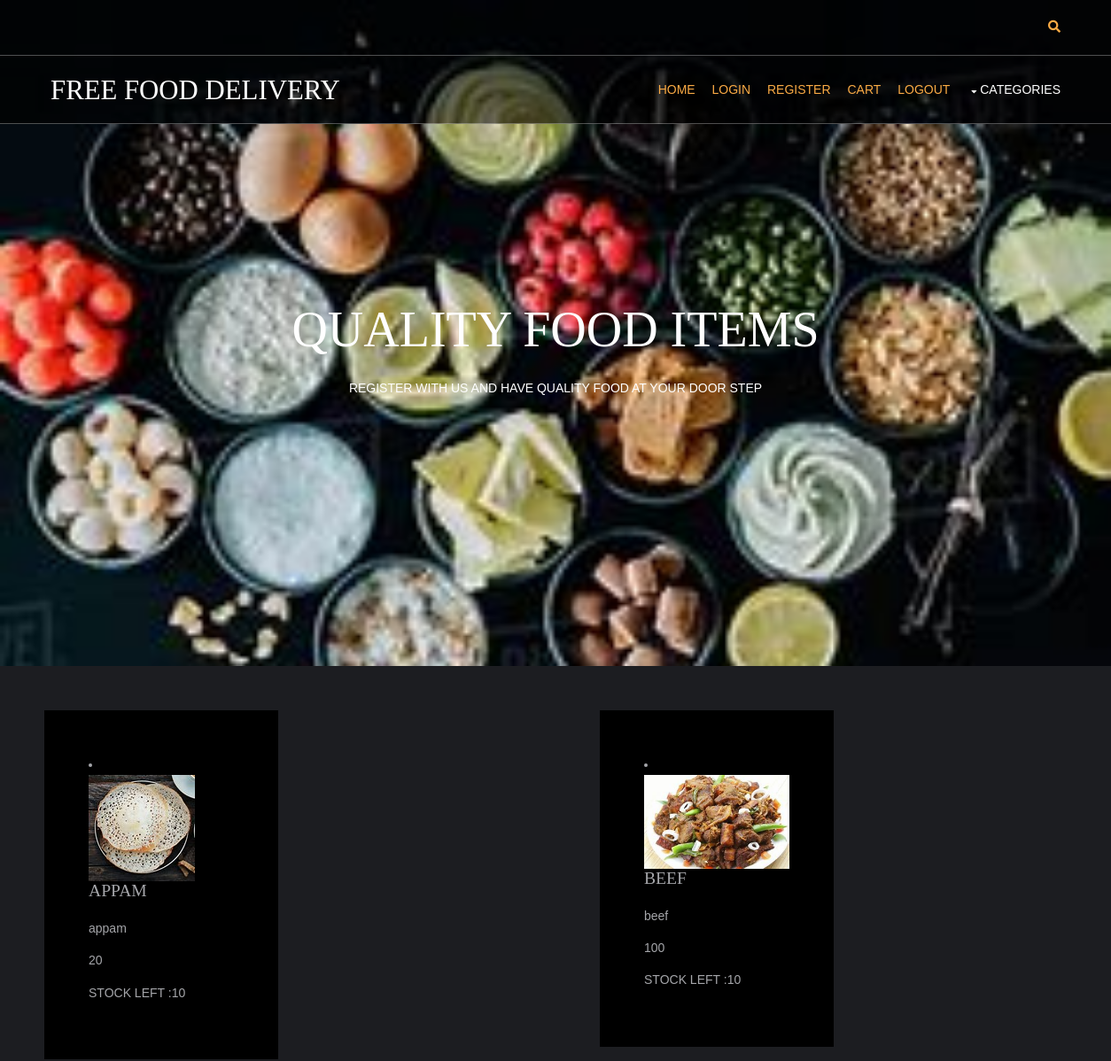
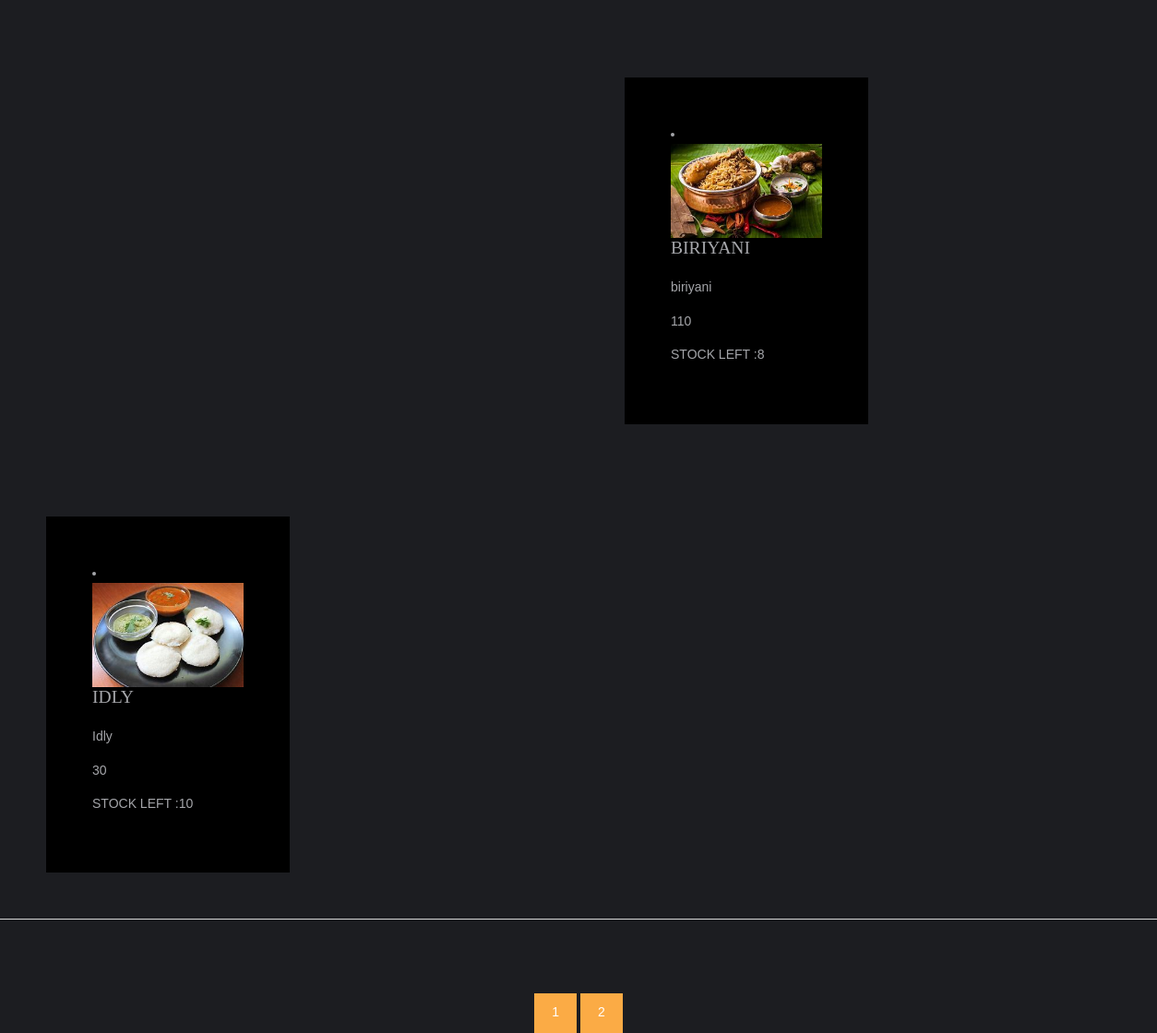
The page / on the database its author committed (2 pictures, top to bottom).
### shop/models.py (models this page shows, shortened)
class products(models.Model):
    name = models.CharField(max_length=250, unique='true')
    slug = models.SlugField(max_length=250, unique='true')
    img=models.ImageField(upload_to='product')
    desc=models.TextField()
    stock=models.IntegerField()
    available=models.BooleanField(default=False)
    price=models.IntegerField()
    catog=models.ForeignKey(category,on_delete=models.CASCADE)
    class Meta:
        ordering=('name',)
        verbose_name=('product')
        verbose_name_plural=('products')
    def get_url(self):
        return reverse('details',args=[self.catog.slug,self.slug])

### shop/views.py (the view)
# urls.py: 2. Add a URL to urlpatterns:  path('', views.home, name='home')
def home(request,c_slug=None):
    c_page=None
    prodt=None
    if c_slug!=None:
        c_page=get_object_or_404(category,slug=c_slug)
        prodt=products.objects.filter(catog=c_page,available=True)
    else:
        prodt=products.objects.all().filter(available=True)
    cat=category.objects.all()
    prod=products.objects.all()
    paginator=Paginator(prod,4)
    try:
        page=int(request.GET.get('page','1'))
    except:
        page=1
    try:
        pro=paginator.page(page)
    except(EmptyPage,InvalidPage):
        pro=paginator.page(paginator.num_pages)
    return render(request,'index.html',{'prod':prodt,'cat':cat,'pg':pro})

### shop/models.py (called while the page is built)
    def get_url(self):
        return reverse('prod_cat',args=[self.slug])

### template/index.html (shortened to what this page needs)
<!DOCTYPE html>
{% extends 'base.html' %}
{% load static %}
{% block content %}
<html lang="">
<html>
<head>
</head>
<body>
<div class="abcd" style="background-image:url({% static 'hm/images/demo/backgrounds/bghm.JFIF' %});">
    <div id="pageintro" class="hoc clear">
    <article>
      <h3 class="heading">QUALITY FOOD ITEMS</h3>
      <p>REGISTER WITH US AND HAVE QUALITY FOOD AT YOUR DOOR STEP</p>
    </article>
  </div>
</div>
{% for i in pg.object_list %}
<div class="column">
  <div class="column" style="background-color:#000000;">
  <li>
          <figure><a  href="{{ i.get_url }}"><img src="{{ i.img.url }}" alt="" style="height:200;width:200";></a>
          </figure>
       <h6 class="heading">{{i.name}}</h6>
              <p>{{i.desc|truncatechars:17}}</p>
              <p>{{i.price}}</p>
              <p>STOCK LEFT :{{i.stock}}</p>
  </li>
    </div>
  </div>
       {% endfor %}
<hr class="btmspace-80">
    <center>
        {% for p in pg.paginator.page_range %}
        <a href="?page={{p}}" class="btn btn-light btn-sm{% if pg.number == p %} active {% endif %}">{{p}}</a>
        {% endfor %}
    </center>
</body>
</html>
{% endblock%}

### template/base.html (shortened to what this page needs)
{% load static %}
<html lang="">
<head>
<link href="{% static 'hm/layout/styles/layout.css'%}" rel="stylesheet" type="text/css" media="all">
</head>
<body id="top">
<div class="bgded overlay" style="background-image:url({% static 'hm/images/demo/backgrounds/bghm.JFIF' %});">
  <div class="wrapper row0">
    <div id="topbar" class="hoc clear">
      <div class="fl_right">
        <ul class="nospace">
          <li id="searchform">
          </li>
        </ul>
      </div>
    </div>
  </div>
  <div class="wrapper row1">
    <header id="header" class="hoc clear">
      <div id="logo" class="fl_left">
        <h1><a href="index.html">FREE FOOD DELIVERY</a></h1>
      </div>
      <nav id="mainav" class="fl_right">
        <ul class="clear">
          <li class="active"><a href="/">Home</a></li>
          <li class="active"><a href="{% url 'login' %}">LOGIN</a></li>
           <li class="active"><a href="{% url 'register' %}">REGISTER</a></li>
          {% if itc > 0%}
          <li class="active"><a href="{% url 'cartdetails' %}">CART {{itc}}</a></li>
          {% else %}
          <li class="active"><a href="{% url 'cartdetails' %}">CART</a></li>
          {% endif %}
          <li class="active"><a href="/">LOGOUT</a></li>
          <li><a class="drop" href="#">CATEGORIES</a>
          </li>
        </ul>
      </nav>
    </header>
  </div>
</div>
{% block content %}
{% endblock %}
</body>
</html>

### static/hm/layout/styles/layout.css (style rules this page uses)
.row1 { border:solid; border-width:1px 0; }
#topbar { padding:20px 0; font-size:.8rem; text-transform:uppercase; }
#topbar ul li { display:inline-block; margin-right:15px; }
#topbar ul li:last-child { margin-right:0; padding-right:0; border-right:none; }
#topbar #searchform { position:relative; line-height:1; z-index:9999; }
#topbar #searchform::after { display:block; height:18px; line-height:18px; padding:0; font-family:"Font Awesome\ 5 Free"; font-weight:900; font-size:1rem; content:"\f002"; }
#topbar #searchform ::placeholder { text-transform:capitalize; }
#header #logo { margin:22px 0 0 0; }
#header #logo h1 { margin:0; padding:0; font-size:2.2rem; text-transform:uppercase; }
#pageintro { padding:200px 0 300px; }
#pageintro article, #pageintro article p { display:block; max-width:75%; margin:0 auto; text-align:center; }
#pageintro article p { max-width:65%; line-height:2rem; }
#pageintro .heading { margin-bottom:20px; font-size:4rem; }
*, *::before, *::after { transition:all .3s ease-in-out; }
nav ul, nav ol { margin:0; padding:0; list-style:none; }
#mainav, #breadcrumb, .sidebar nav { line-height:normal; }
#mainav .drop::after, #mainav li li .drop::after, #breadcrumb li a::after, .sidebar nav a::after { position:absolute; font-family:"Font Awesome\ 5 Free"; font-weight:900; font-size:10px; line-height:10px; }
#mainav ul { text-transform:uppercase; }
#mainav li { display:inline-block; position:relative; margin:0 15px 0 0; padding:0; }
#mainav li:last-child { margin-right:0; }
#mainav li a { display:block; padding:30px 0; }
#mainav .drop { padding-left:15px; }
#mainav .drop::after, #mainav li li .drop::after { content:"\f0d7"; }
#mainav .drop::after { top:35px; left:5px; }
body { color:#A5A6AA; background-color:#1C1D21; }
a { color:#FBAB45; }
hr, .borderedbox { border-color:#D7D7D7; }
.overlay { color:#FFFFFF; background-color:inherit; }
.overlay::after { color:inherit; background-color:rgba(0,0,0,.55); }
.btn, .btn.inverse:hover { color:#FFFFFF; background-color:#FBAB45; border-color:#FBAB45; }
.row1 { border-color:rgba(255,255,255,.3); }
#topbar #searchform { color:#FBAB45; }
#header #logo h1 a { color:inherit; }
#pageintro { color:#FFFFFF; }
#mainav li a { color:inherit; }
#mainav .active a, #mainav a:hover, #mainav li:hover > a { color:#FBAB45; background-color:inherit; }
@media screen and (min-width:1140px) { .hoc { max-width:1140px; } }

### static/hm/layout/styles/framework.css (style rules this page uses)
html { overflow-y:scroll; overflow-x:hidden; }
html, body { margin:0; padding:0; font-size:14px; line-height:1.6em; }
*, *::before, *::after { box-sizing:border-box; }
.nospace { margin:0; padding:0; list-style:none; }
.overlay { position:relative; z-index:1; }
.overlay::after { display:block; position:absolute; top:0; left:0; width:100%; height:100%; content:""; z-index:-1; }
.bgded { background-position:top center; background-repeat:no-repeat; background-size:cover; }
.btn { display:inline-block; padding:8px 18px 10px; text-transform:uppercase; border:1px solid; }
.clear, .group { display:block; }
.clear::before, .clear::after, .group::before, .group::after { display:table; content:""; }
.clear, .clear::after, .group, .group::after { clear:both; }
a { outline:none; text-decoration:none; }
.fl_left, .imgl { float:left; }
.fl_right, .imgr { float:right; }
img { width:auto; max-width:100%; height:auto; margin:0; padding:0; border:none; line-height:normal; vertical-align:middle; }
body, input, textarea, select { font-family:Verdana, Geneva, sans-serif; }
h1, h2, h3, h4, h5, h6, .heading { font-family:Georgia, "Times New Roman", Times, serif; }
::placeholder { opacity:1; }
h1, h2, h3, h4, h5, h6, .heading { margin:0 0 20px 0; font-size:1.4rem; line-height:normal; font-weight:normal; text-transform:uppercase; }
hr { display:block; width:100%; height:1px; border:solid; border-width:1px 0 0 0; }
.wrapper { display:block; position:relative; width:100%; margin:0; padding:0; text-align:left; word-wrap:break-word; }
.hoc { display:block; margin:0 auto; }
address, article, aside, figcaption, figure, footer, header, main, nav, section { display:block; margin:0; padding:0; }
.btmspace-80 { margin-bottom:80px; }

### template/index.html (style rules this page uses)
* { box-sizing: border-box; }
.column { float: left; width: 50%; padding: 50px; }
.abcd { height : 50%; background-position:center; background-repeat: no-repeat; background-size:cover; }

### rows shown on the page
products: img (picture), name "APPAM", desc "appam", price "20", stock "10"
products: img (picture), name "BEEF", desc "beef", price "100", stock "10"
products: img (picture), name "BIRIYANI", desc "biriyani", price "110", stock "8"
products: img (picture), name "IDLY", desc "Idly", price "30", stock "10"

### other values the page prints
{{ p }} "1" "2"
